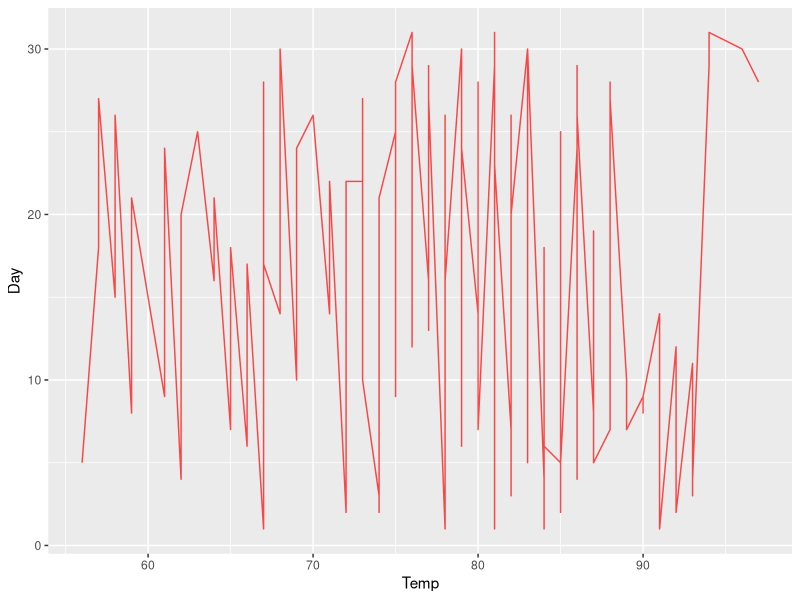

Recreate this plot in R.
## ---- chunk 1
  library(tidyverse)
## ---- chunk 2
  data(airquality)
  ggplot(data = airquality, aes(x = Temp, y = Day)) + 
    geom_line(alpha = 0.7, color = "red")

